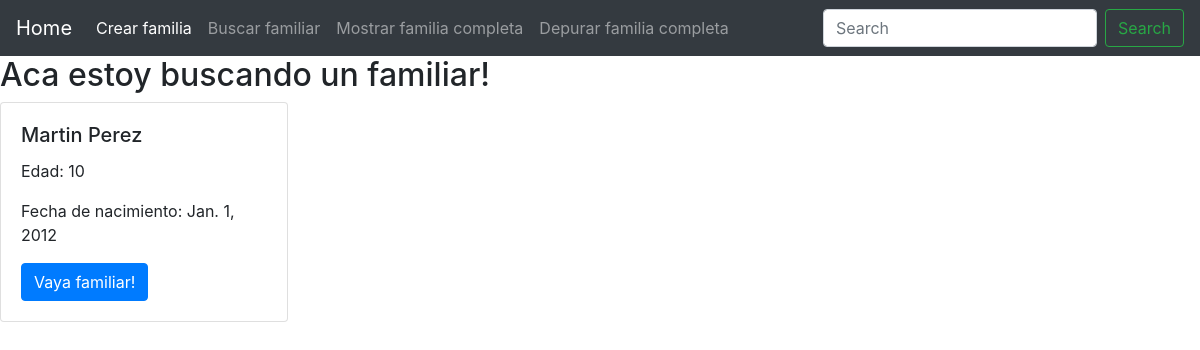
The page /buscar-familiar/3/ on the database its author committed.
### crearfamilia/models.py (models this page shows)
class Familiar(models.Model):
    name = models.CharField(max_length= 30)
    surname = models.CharField(max_length= 30)
    age = models.IntegerField()
    birthday = models.DateField()

### crearfamilia/views.py (the view)
# urls.py: path('buscar-familiar/<int:id_familiar>/', datos_familiar),
def datos_familiar(request, id_familiar):
    try:
        familiar = Familiar.objects.get(id = id_familiar)
    except Familiar.DoesNotExist:
        raise Http404('No existe el familiar buscado')
    return render(request, 'familiar.html', {
        'familiar': familiar,
    })

### templates/familiar.html
{% extends 'base.html' %}
{% block content %}
<div>
    <h2>Aca estoy buscando un familiar!</h2>
    <div class="card" style="width: 18rem;">
        <div class="card-body">
          <h5 class="card-title">{{familiar.name}} {{familiar.surname}}</h5>
          <p class="card-text">Edad: {{familiar.age}}</p>
          <p class="card-text">Fecha de nacimiento: {{familiar.birthday}}</p>
          <a href="#" class="btn btn-primary">Vaya familiar!</a>
        </div>
    </div>
</div>
{% endblock content %}

### rows shown on the page
Familiar: name "Martin", surname "Perez", age "10", birthday "Jan. 1, 2012"
